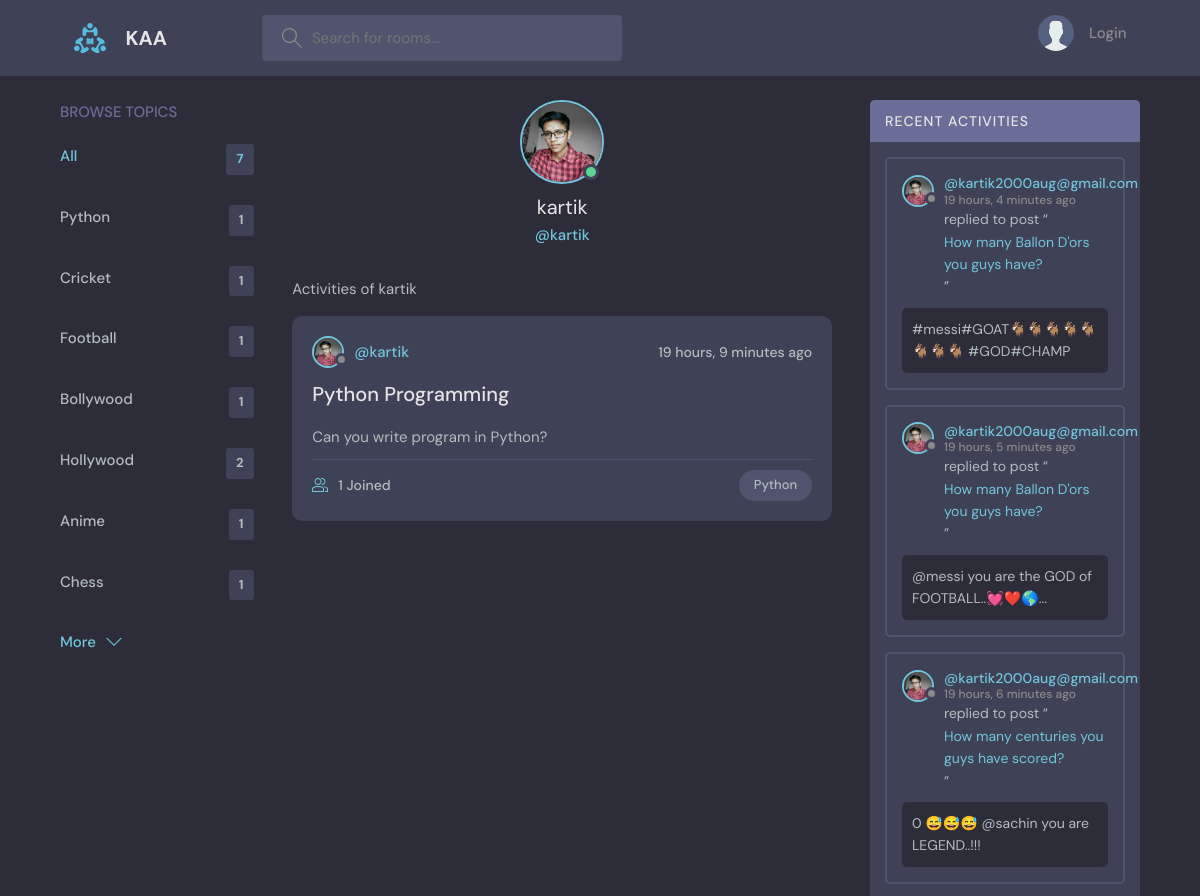
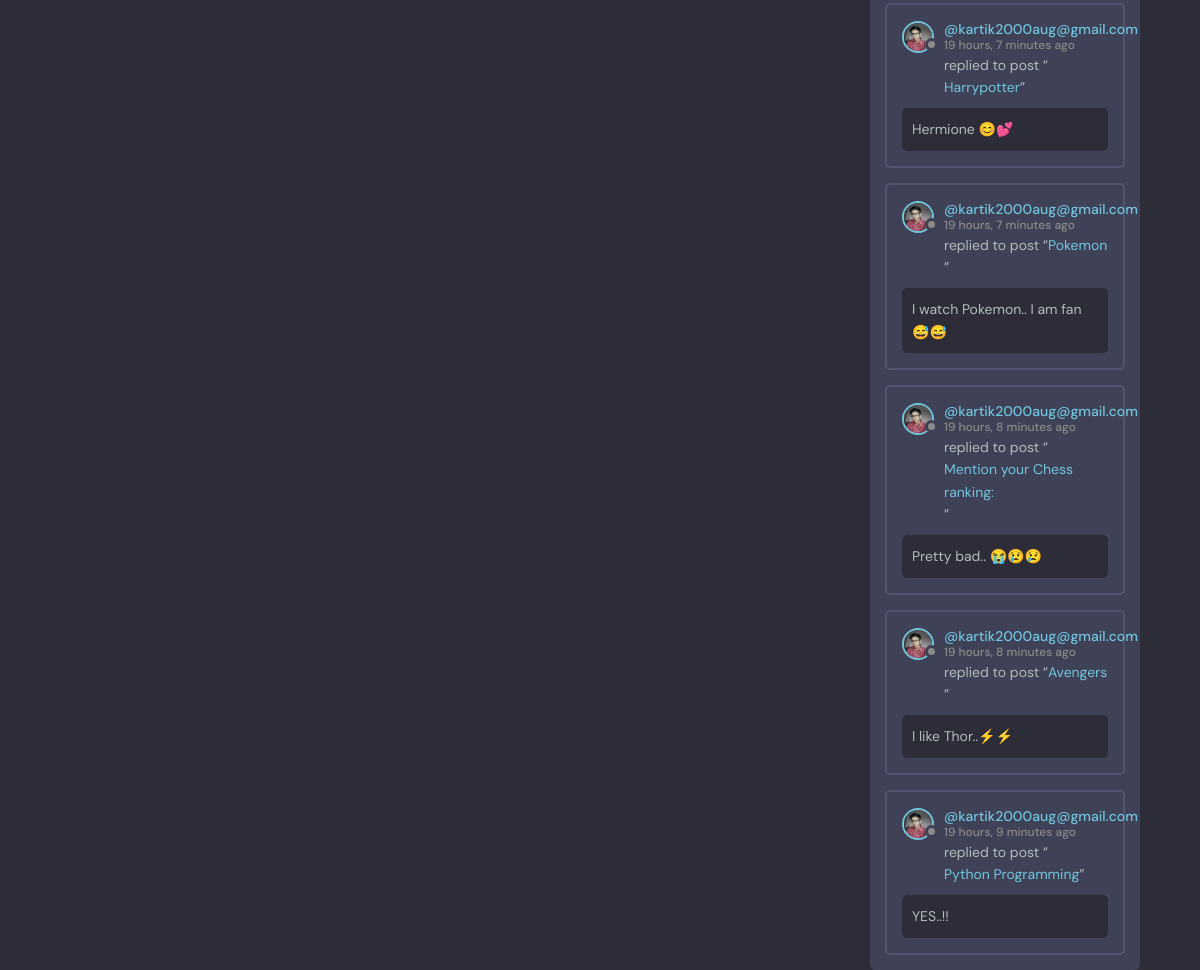
Page /profile/1/ on the committed database (2 pictures, top to bottom).
### base/models.py (models this page shows, shortened)
class Topic(models.Model):
    name = models.CharField(max_length=200)

class User(AbstractUser):
    name = models.CharField(max_length=200, null=True)
    email = models.EmailField(unique=True ,null=True)
    bio = models.TextField(null=True)
    avatar = models.ImageField(null=True, default='avatar.svg')
    USERNAME_FIELD = 'email'
    REQUIRED_FIELDS = []

class Room(models.Model):
    host=models.ForeignKey(User, on_delete=models.SET_NULL, null=True)
    topic=models.ForeignKey(Topic, on_delete=models.SET_NULL, null=True)
    name=models.CharField(max_length=200)
    description = models.TextField(null=True, blank = True)
    participants = models.ManyToManyField(User, related_name='participants',blank=True)
    updated = models.DateTimeField(auto_now=True)
    created = models.DateTimeField(auto_now_add= True)
    class Meta:
        ordering = ['-updated','-created']

class Message(models.Model):
    user = models.ForeignKey(User, on_delete=models.CASCADE)
    room = models.ForeignKey(Room, on_delete=models.CASCADE)
    body = models.TextField()
    updated = models.DateTimeField(auto_now=True)
    created = models.DateTimeField(auto_now_add= True)
    class Meta:
        ordering = ['-updated','-created']

### base/views.py (the view)
# urls.py: path('profile/<str:pk>/',views.userProfile, name="user-profile"),
def userProfile(request,pk):
    user = User.objects.get(id=pk)
    rooms = user.room_set.all()
    room_messages = user.message_set.all()
    topics = Topic.objects.all()
    context={'user':user, 'rooms':rooms, 'room_messages':room_messages, 'topics':topics}
    return render(request,'base/profile.html',context)

### base/templates/base/profile.html (shortened to what this page needs)
{% extends 'main.html' %}
{% block content %}
  <main class="profile-page layout layout--3">
    <div class="container">
      {% include 'base/topics_components.html' %}
      <div class="roomList">
        <div class="profile">
          <div class="profile__avatar">
            <div class="avatar avatar--large active">
              <img src="{{user.avatar.url}}" />
            </div>
          </div>
          <div class="profile__info">
            <h3>{{user.username}}</h3>
            <p>@{{user.username}}</p>
          </div>
        </div>
        <div class="roomList__header">
          <div>
            <span>Activities of {{user.username}}</a>
            </span>
          </div>
        </div>
        {% include 'base/feed_component.html' %}
      </div>
      {% include 'base/activity_component.html' %}
    </div>
  </main>
{% endblock content %}

### templates/main.html (shortened to what this page needs)
<!DOCTYPE html>
{% load static %}
<html lang="en">
  <head>
    <link rel="stylesheet" href="{%static 'styles/style.css' %}" />
  </head>
  <body>
    {% include 'navbar.html' %}
    {% block content %}
    {% endblock content%}
  </body>
</html>

### templates/navbar.html (shortened to what this page needs)
{% load static %}
<header class="header header--loggedIn">
    <div class="container">
      <a href="{% url 'home' %}" class="header__logo">
        <img src="{% static 'images/logo.svg'%}" />
        <h1>KAA</h1>
      </a>
      <form class="header__search" method="GET" action="{% url 'home'%}">
        <label>
          <input name="q" placeholder="Search for rooms..." />
        </label>
      </form>
      <nav class="header__menu">
        {% if request.user.is_authenticated %}
        <div class="header__user">
          <a href="{% url 'update-user' %}">
            <div class="avatar avatar--medium active">
              <img src="{{request.user.avatar.url}}" />
            </div>
            <p>{{request.user.username}} <span>@{{request.user.username}}</span></p>
          </a>
          <button class="dropdown-button">
            <svg version="1.1" xmlns="http://www.w3.org/2000/svg" width="32" height="32" viewBox="0 0 32 32">
              <title>chevron-down</title>
              <path d="M16 21l-13-13h-3l16 16 16-16h-3l-13 13z"></path>
            </svg>
          </button>
        </div>
        {% else %}
        <a href="{% url 'login' %}"><img src="{% static 'images/avatar.svg' %}"/><p>Login</p></a>
        {% endif %}
      </nav>
    </div>
  </header>

### base/templates/base/topics_components.html
<div class="topics">
    <div class="topics__header">
      <h2>Browse Topics</h2>
    </div>
    <ul class="topics__list">
      <li>
        <a href="{% url 'home' %}" class="active">All <span>{{topics.count}}</span></a>
      </li>
      {% for topic in topics  %}
      <li>
        <a href="{% url 'home' %}?q={{topic.name}}">{{topic.name}} <span>{{topic.room_set.all.count}}</span></a>
      </li>
      {%endfor%}
    </ul>
    <a class="btn btn--link" href="{% url 'topics' %}">
      More
      <svg version="1.1" xmlns="http://www.w3.org/2000/svg" width="32" height="32" viewBox="0 0 32 32">
        <title>chevron-down</title>
        <path d="M16 21l-13-13h-3l16 16 16-16h-3l-13 13z"></path>
      </svg>
    </a>
  </div>

### base/templates/base/feed_component.html (shortened to what this page needs)
{% for room in rooms %}
<div class="roomListRoom">
    <div class="roomListRoom__header">
      <a href="{% url 'user-profile' room.host.id %}" class="roomListRoom__author">
        <div class="avatar avatar--small">
          <img src="{{room.host.avatar.url}}" />
        </div>
        <span>@{{room.host.username}}</span>
      </a>
      <div class="roomListRoom__actions">
        <span>{{room.created|timesince}} ago</span>
      </div>
    </div>
    <div class="roomListRoom__content">
      <a href="{% url 'room' room.id %}">{{room.name}}</a>
      <p>
        {{room.description}}
      </p>
    </div>
    <div class="roomListRoom__meta">
      <a href="{% url 'room' room.id %}" class="roomListRoom__joined">
        {{room.participants.all.count}} Joined
      </a>
      <p class="roomListRoom__topic">{{room.topic.name}}</p>
    </div>
  </div>
  {% endfor %}

### base/templates/base/activity_component.html (shortened to what this page needs)
<div class="activities">
    <div class="activities__header">
      <h2>Recent Activities</h2>
    </div>
    {% for message in room_messages %}
    <div class="activities__box">
      <div class="activities__boxHeader roomListRoom__header">
        <a href="{% url 'user-profile' message.user.id %}" class="roomListRoom__author">
          <div class="avatar avatar--small">
            <img src="{{message.user.avatar.url}}" />
          </div>
          <p>
            @{{message.user}}
            <span>{{message.created|timesince}} ago</span>
          </p>
        </a>
      </div>
      <div class="activities__boxContent">
        <p>replied to post “<a href="{% url 'room' message.room.id %}">{{message.room.name}}</a>”</p>
        <div class="activities__boxRoomContent">
            {{message.body}}
        </div>
      </div>
    </div>
    {%endfor%}
  </div>

### rows in the picture
Topic: name "Python", room_set.all.count "1"
Topic: name "Cricket", room_set.all.count "1"
Topic: name "Football", room_set.all.count "1"
Topic: name "Bollywood", room_set.all.count "1"
Topic: name "Hollywood", room_set.all.count "2"
Topic: name "Anime", room_set.all.count "1"
Topic: name "Chess", room_set.all.count "1"
User: avatar (picture), username "kartik"
Room: host.avatar (picture), host.username "kartik", created "19 hours, 9 minutes", name "Python Programming", description "Can you write program in Python?", participants.all.count "1", topic.name "Python"
Message: user.avatar (picture), user "kartik2000aug@gmail.com", created "19 hours, 4 minutes", room.name "How many Ballon D'ors you guys have?", body "#messi#GOAT🐐🐐🐐🐐🐐🐐🐐🐐 #GOD#CHAMP"
Message: user.avatar (picture), user "kartik2000aug@gmail.com", created "19 hours, 5 minutes", room.name "How many Ballon D'ors you guys have?", body "@messi you are the GOD of FOOTBALL..💓❤️🌎..."
Message: user.avatar (picture), user "kartik2000aug@gmail.com", created "19 hours, 6 minutes", room.name "How many centuries you guys have scored?", body "0 😅😅😅 @sachin you are LEGEND..!!!"
Message: user.avatar (picture), user "kartik2000aug@gmail.com", created "19 hours, 7 minutes", room.name "Harrypotter", body "Hermione 😊💕"
Message: user.avatar (picture), user "kartik2000aug@gmail.com", created "19 hours, 7 minutes", room.name "Pokemon", body "I watch Pokemon.. I am fan😅😅"
Message: user.avatar (picture), user "kartik2000aug@gmail.com", created "19 hours, 8 minutes", room.name "Mention your Chess ranking:", body "Pretty bad.. 😭😢😢"
Message: user.avatar (picture), user "kartik2000aug@gmail.com", created "19 hours, 8 minutes", room.name "Avengers", body "I like Thor..⚡⚡"
Message: user.avatar (picture), user "kartik2000aug@gmail.com", created "19 hours, 9 minutes", room.name "Python Programming", body "YES..!!"

### other values in the picture
{{ topics.count }} "7"
